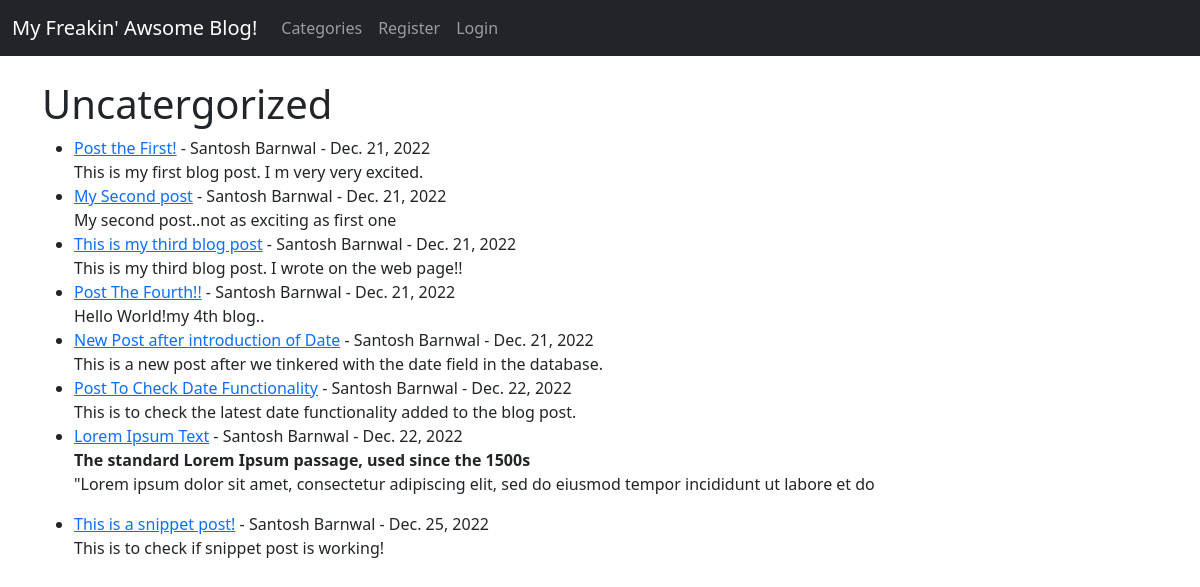
Screenshot of /category/uncatergorized/ with the database file from the repository.
### theblog/models.py (models this page shows, shortened)
class Post(models.Model):
  title = models.CharField(max_length=255)
  header_image = models.ImageField(null= True, blank=True, upload_to="images/")
  title_tag = models.CharField(max_length=255)
  author = models.ForeignKey(User,on_delete=models.CASCADE)
  body = RichTextField(blank=True, null=True)
  post_date = models.DateField(auto_now_add=True)
  category = models.CharField(max_length=255, default = 'uncatergorized')
  snippet = models.CharField(max_length=255)
  likes = models.ManyToManyField(User, related_name='blog_posts')

### theblog/views.py (the view)
# urls.py: path('category/<str:cats>/', CategoryView, name='category'),
def CategoryView(request, cats):
  category_posts = Post.objects.filter(category=cats.replace('-',' '))
  return render(request, 'categories.html', {'cats': cats.title().replace('-',' '), 'category_posts':category_posts})

### theblog/templates/categories.html (shortened to what this page needs)
{% extends 'base.html' %} {% block content %} {% if category_posts %}
<h1>{{ cats }}</h1>
<ul>
  {% for post in category_posts %}
  <li>
    <a href="{% url 'article-detail' post.pk %}"> {{ post.title }}</a>
    - {{ post.author.first_name }} {{ post.author.last_name}} -
    {{ post.post_date }}
    <br />
    {{ post.body | slice:":200"| safe}}
  </li>
  {% endfor %}
</ul>
{% else %}
<h2>Sorry Malik this page does not exist..</h2>
{% endif %}
{% endblock %}

### rows the page displays
Post: title "Post the First!", author.first_name "Santosh", author.last_name "Barnwal", post_date "Dec. 21, 2022", body "This is my first blog post. I m very very excited."
Post: title "My Second post", author.first_name "Santosh", author.last_name "Barnwal", post_date "Dec. 21, 2022", body "My second post..not as exciting as first one"
Post: title "This is my third blog post", author.first_name "Santosh", author.last_name "Barnwal", post_date "Dec. 21, 2022", body "This is my third blog post. I wrote on the web page!!"
Post: title "Post The Fourth!!", author.first_name "Santosh", author.last_name "Barnwal", post_date "Dec. 21, 2022", body "Hello World!my 4th blog.."
Post: title "New Post after introduction of Date", author.first_name "Santosh", author.last_name "Barnwal", post_date "Dec. 21, 2022", body "This is a new post after we tinkered with the date field in the database."
Post: title "Post To Check Date Functionality", author.first_name "Santosh", author.last_name "Barnwal", post_date "Dec. 22, 2022", body "This is to check the latest date functionality added to the blog post."
Post: title "Lorem Ipsum Text", author.first_name "Santosh", author.last_name "Barnwal", post_date "Dec. 22, 2022", body "The standard Lorem Ipsum passage, used since the 1500s \"Lorem ipsum dolor sit amet, consectetur adipiscing elit, sed do eiusmod tempor incididunt ut labore et do"
Post: title "This is a snippet post!", author.first_name "Santosh", author.last_name "Barnwal", post_date "Dec. 25, 2022", body "This is to check if snippet post is working!"

### other values shown
{{ cats }} "Uncatergorized"
